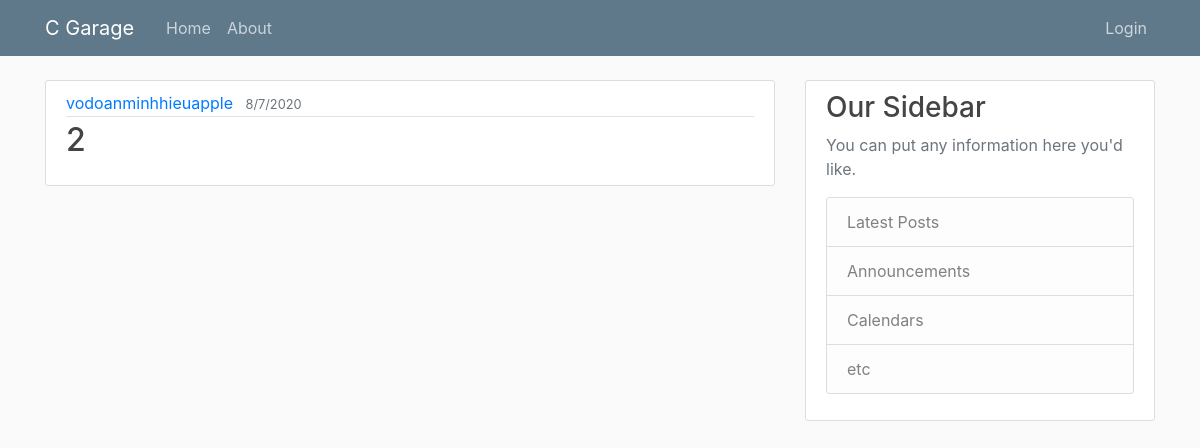
The page /car/1112/ on the database its author committed.
### garage/models.py (models this page shows, shortened)
class Car(models.Model):
    car_id = models.CharField(primary_key=True, max_length=100)
    owner = models.CharField(max_length=200)
    license_plate = models.CharField(max_length=50)
    address = models.TextField()
    phone_number = models.CharField(max_length=10, validators=[RegexValidator(r'^\d{1,10}$')])
    email = models.EmailField()
    date_received = models.DateTimeField(default=timezone.now)
    staff = models.ForeignKey(User, on_delete=models.CASCADE)
    car_brand = models.ForeignKey('Car_brand', on_delete=models.CASCADE)
    is_edited = models.BooleanField(null=True)

### garage/views.py (the view)
# urls.py: path('car/<slug:pk>/', CarDetailView.as_view(), name="car-detail"),
class CarDetailView(DetailView):
    model = Car

### garage/templates/garage/car_detail.html (shortened to what this page needs)
{% extends "garage/base.html"%}
{% block content%}
<article class="media content-section">
    <div class="media-body">
        <div class="article-metadata">
        <a class="mr-2" href="#">{{ object.staff }}</a>
        <small class="text-muted">{{ object.date_received|date:"j/n/Y" }}</small>
        </div>
        <h2 class="article-title">{{ object.owner }}</h2>
    </div>
    </article>
{% endblock content %}

### garage/static/garage/main.css (style rules this page uses)
body { background: #fafafa; color: #333333; margin-top: 5rem; }
h1, h2, h3, h4, h5, h6 { color: #444444; }
.content-section { background: #ffffff; padding: 10px 20px; border: 1px solid #dddddd; border-radius: 3px; margin-bottom: 20px; }
.article-title { color: #444444; }
.article-metadata { padding-bottom: 1px; margin-bottom: 4px; border-bottom: 1px solid #e3e3e3 }

### rows shown on the page
Car: staff "vodoanminhhieuapple", date_received "8/7/2020", owner "2"
